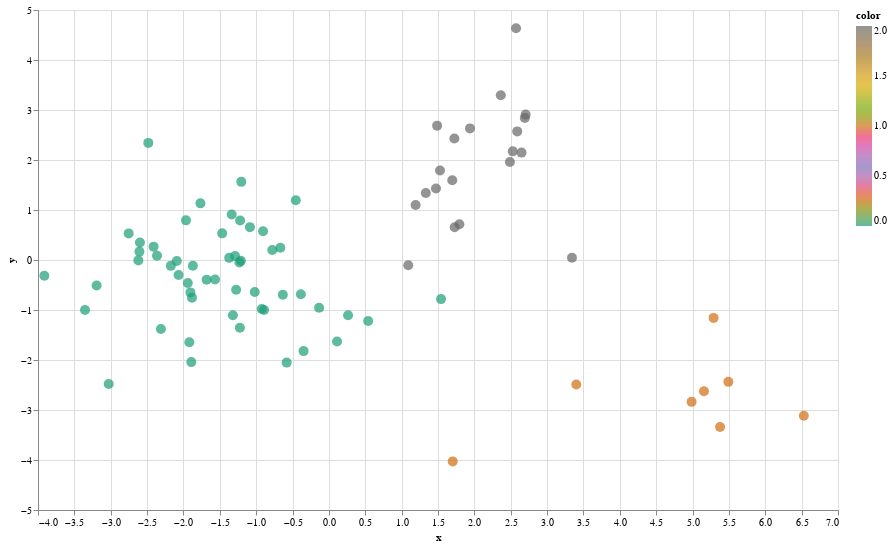

Source (notebook cell):
### Code cell
model = AgglomerativeClustering(n_clusters=3)
colors = model.fit_predict(X)
projector = LinearDiscriminantAnalysis(n_components=2)
turkey_points = projector.fit_transform(X,colors)
interactiveDraw(turkey_points[:,0],turkey_points[:,1],data.dropna().iloc[:81,0],colors,(800,500))

### Figure 1 — Vega-Lite specification as saved in the notebook (floating-point values rounded to 4 significant figures)
{"config": {"view": {"continuousWidth": 300, "continuousHeight": 300}}, "data": {"name": "data-c81ba84eac0ff987dc74b8c858d36d1b"}, "mark": {"type": "circle", "size": 100}, "encoding": {"color": {"field": "color", "scale": {"scheme": "dark2"}, "type": "quantitative"}, "tooltip": [{"field": "label", "type": "nominal"}], "x": {"field": "x", "type": "quantitative"}, "y": {"field": "y", "type": "quantitative"}}, "height": 500, "params": [{"name": "param_1", "select": {"type": "interval", "encodings": ["x", "y"]}, "bind": "scales"}], "width": 800, "$schema": "https://vega.github.io/schema/vega-lite/v5.20.1.json", "datasets": {"data-c81ba84eac0ff987dc74b8c858d36d1b": [{"x": 2.573, "y": 4.636, "label": "İstanbul ", "color": 2}, {"x": -0.6337, "y": -0.6955, "label": "Tekirdağ", "color": 0}, {"x": 4.987, "y": -2.837, "label": "Edirne", "color": 1}, {"x": 1.542, "y": -0.782, "label": "Kırklareli ", "color": 0}, {"x": -2.091, "y": -0.02174, "label": "Balıkesir                  ", "color": 0}, {"x": 0.5399, "y": -1.222, "label": "Çanakkale", "color": 0}, {"x": 1.091, "y": -0.1064, "label": "İzmir ", "color": 2}, {"x": -1.211, "y": -0.01517, "label": "Aydın", "color": 0}, {"x": -2.605, "y": 0.1679, "label": "Denizli ", "color": 0}, {"x": -0.135, "y": -0.9559, "label": "Muğla", "color": 0}, {"x": -1.23, "y": -0.04787, "label": "Manisa", "color": 0}, {"x": -0.6677, "y": 0.2435, "label": "Afyonkarahisar  ", "color": 0}, {"x": -3.194, "y": -0.5099, "label": "Kütahya ", "color": 0}, {"x": -1.94, "y": -0.4594, "label": "Uşak", "color": 0}, {"x": -1.766, "y": 1.133, "label": "Bursa", "color": 0}, {"x": -2.753, "y": 0.5322, "label": "Eskişehir                 ", "color": 0}, {"x": 3.402, "y": -2.488, "label": "Bilecik", "color": 1}, {"x": 1.333, "y": 1.339, "label": "Kocaeli ", "color": 2}, {"x": -1.336, "y": 0.9093, "label": "Sakarya", "color": 0}, {"x": -1.467, "y": 0.5329, "label": "Düzce", "color": 0}, {"x": 0.1117, "y": -1.629, "label": "Bolu", "color": 0}, {"x": -1.221, "y": 0.7904, "label": "Yalova", "color": 0}, {"x": 1.725, "y": 2.429, "label": "Ankara ", "color": 2}, {"x": -2.067, "y": -0.2993, "label": "Konya", "color": 0}, {"x": -1.275, "y": -0.5948, "label": "Karaman", "color": 0}, {"x": -0.455, "y": 1.196, "label": "Antalya", "color": 0}, {"x": -1.682, "y": -0.3948, "label": "Isparta", "color": 0}, {"x": -1.567, "y": -0.3917, "label": "Burdur", "color": 0}, {"x": 2.364, "y": 3.295, "label": "Adana", "color": 2}, {"x": 1.527, "y": 1.791, "label": "Mersin", "color": 2}, {"x": 1.729, "y": 0.6543, "label": "Hatay", "color": 2}, {"x": -1.086, "y": 0.6571, "label": "Kahramanmaraş", "color": 0}, {"x": 0.2635, "y": -1.105, "label": "Osmaniye", "color": 0}, {"x": -1.291, "y": 0.08131, "label": "Kırıkkale", "color": 0}, {"x": -1.919, "y": -1.647, "label": "Aksaray", "color": 0}, {"x": -1.904, "y": -0.6482, "label": "Niğde", "color": 0}, {"x": -1.204, "y": 1.563, "label": "Nevşehir", "color": 0}, {"x": -0.5808, "y": -2.052, "label": "Kırşehir", "color": 0}, {"x": -2.411, "y": 0.2668, "label": "Kayseri", "color": 0}, {"x": -1.883, "y": -0.7525, "label": "Sivas", "color": 0}, {"x": -1.321, "y": -1.106, "label": "Yozgat", "color": 0}, {"x": -1.892, "y": -2.042, "label": "Zonguldak", "color": 0}, {"x": -2.173, "y": -0.1173, "label": "Karabük", "color": 0}, {"x": -2.599, "y": 0.3505, "label": "Bartın", "color": 0}, {"x": -2.483, "y": 2.342, "label": "Kastamonu", "color": 0}, {"x": -0.8916, "y": -0.9987, "label": "Çankırı", "color": 0}, {"x": -2.31, "y": -1.38, "label": "Sinop", "color": 0}, {"x": -3.913, "y": -0.3166, "label": "Samsun", "color": 0}, {"x": -2.62, "y": -0.007753, "label": "Tokat", "color": 0}, {"x": -2.364, "y": 0.08519, "label": "Çorum", "color": 0}, {"x": -3.028, "y": -2.48, "label": "Amasya", "color": 0}, {"x": -0.7785, "y": 0.1984, "label": "Trabzon", "color": 0}, {"x": -3.354, "y": -1.001, "label": "Ordu", "color": 0}, {"x": -1.87, "y": -0.1135, "label": "Giresun", "color": 0}, {"x": -0.9235, "y": -0.9803, "label": "Rize", "color": 0}, {"x": 1.794, "y": 0.7157, "label": "Artvin", "color": 2}, {"x": -1.965, "y": 0.7925, "label": "Gümüşhane", "color": 0}, {"x": -0.3482, "y": -1.822, "label": "Erzurum", "color": 0}, {"x": 2.705, "y": 2.908, "label": "Erzincan", "color": 2}, {"x": 2.589, "y": 2.572, "label": "Bayburt ", "color": 2}, {"x": 3.342, "y": 0.04404, "label": "Ağrı", "color": 2}, {"x": -0.3853, "y": -0.684, "label": "Kars", "color": 0}, {"x": -1.02, "y": -0.6413, "label": "Iğdır", "color": 0}, {"x": -1.224, "y": -1.354, "label": "Ardahan", "color": 0}, {"x": -0.9053, "y": 0.5749, "label": "Malatya", "color": 0}, {"x": -1.371, "y": 0.04294, "label": "Elâzığ", "color": 0}, {"x": 1.94, "y": 2.632, "label": "Bingöl", "color": 2}, {"x": 1.703, "y": -4.028, "label": "Tunceli", "color": 1}, {"x": 5.29, "y": -1.158, "label": "Van", "color": 1}, {"x": 2.528, "y": 2.173, "label": "Muş", "color": 2}, {"x": 5.493, "y": -2.437, "label": "Bitlis", "color": 1}, {"x": 6.53, "y": -3.116, "label": "Hakkari", "color": 1}, {"x": 1.488, "y": 2.687, "label": "Gaziantep", "color": 2}, {"x": 1.192, "y": 1.099, "label": "Adıyaman", "color": 2}, {"x": 5.157, "y": -2.627, "label": "Kilis", "color": 1}, {"x": 1.696, "y": 1.595, "label": "Şanlıurfa", "color": 2}, {"x": 2.694, "y": 2.838, "label": "Diyarbakır", "color": 2}, {"x": 1.472, "y": 1.43, "label": "Mardin", "color": 2}, {"x": 2.648, "y": 2.148, "label": "Batman", "color": 2}, {"x": 5.378, "y": -3.34, "label": "Şırnak", "color": 1}, {"x": 2.489, "y": 1.961, "label": "Siirt", "color": 2}]}}
